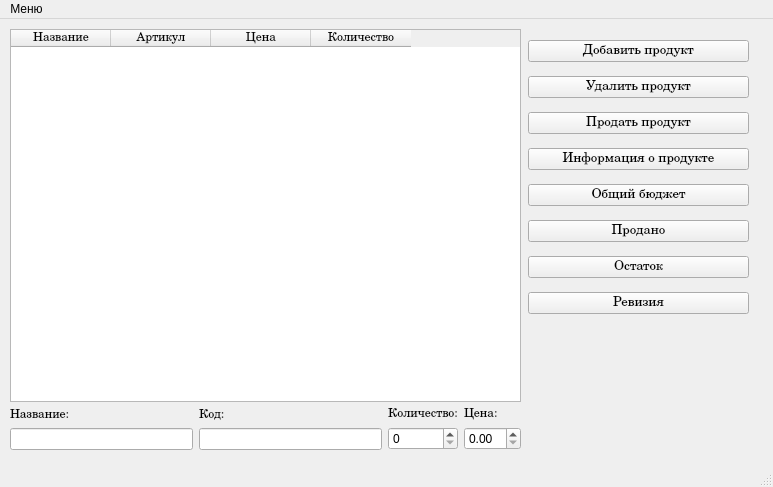
<?xml version="1.0" encoding="UTF-8"?>
<ui version="4.0">
 <class>Product</class>
 <widget class="QMainWindow" name="Product">
  <property name="geometry">
   <rect>
    <x>0</x>
    <y>0</y>
    <width>773</width>
    <height>487</height>
   </rect>
  </property>
  <property name="windowTitle">
   <string>MainWindow</string>
  </property>
  <widget class="QWidget" name="centralwidget">
   <widget class="QWidget" name="">
    <property name="geometry">
     <rect>
      <x>528</x>
      <y>13</y>
      <width>221</width>
      <height>291</height>
     </rect>
    </property>
    <layout class="QVBoxLayout" name="verticalLayout">
     <item>
      <widget class="QPushButton" name="addProduct">
       <property name="font">
        <font>
         <family>Century</family>
         <pointsize>10</pointsize>
        </font>
       </property>
       <property name="text">
        <string>Добавить продукт</string>
       </property>
      </widget>
     </item>
     <item>
      <widget class="QPushButton" name="deleteLProduct">
       <property name="font">
        <font>
         <family>Century</family>
         <pointsize>10</pointsize>
        </font>
       </property>
       <property name="text">
        <string>Удалить продукт</string>
       </property>
      </widget>
     </item>
     <item>
      <widget class="QPushButton" name="sellProduct">
       <property name="font">
        <font>
         <family>Century</family>
         <pointsize>10</pointsize>
        </font>
       </property>
       <property name="text">
        <string>Продать продукт</string>
       </property>
      </widget>
     </item>
     <item>
      <widget class="QPushButton" name="Information">
       <property name="font">
        <font>
         <family>Century</family>
         <pointsize>10</pointsize>
        </font>
       </property>
       <property name="text">
        <string>Информация о продукте</string>
       </property>
      </widget>
     </item>
     <item>
      <widget class="QPushButton" name="calculateTotalBudget">
       <property name="font">
        <font>
         <family>Century</family>
         <pointsize>10</pointsize>
        </font>
       </property>
       <property name="text">
        <string>Общий бюджет</string>
       </property>
      </widget>
     </item>
     <item>
      <widget class="QPushButton" name="sale">
       <property name="font">
        <font>
         <family>Century</family>
         <pointsize>10</pointsize>
        </font>
       </property>
       <property name="text">
        <string>Продано</string>
       </property>
      </widget>
     </item>
     <item>
      <widget class="QPushButton" name="Remains">
       <property name="font">
        <font>
         <family>Century</family>
         <pointsize>10</pointsize>
        </font>
       </property>
       <property name="text">
        <string>Остаток</string>
       </property>
      </widget>
     </item>
     <item>
      <widget class="QPushButton" name="revizion">
       <property name="font">
        <font>
         <family>Century</family>
         <pointsize>10</pointsize>
        </font>
       </property>
       <property name="text">
        <string>Ревизия</string>
       </property>
      </widget>
     </item>
    </layout>
   </widget>
   <widget class="QWidget" name="">
    <property name="geometry">
     <rect>
      <x>10</x>
      <y>10</y>
      <width>511</width>
      <height>421</height>
     </rect>
    </property>
    <layout class="QVBoxLayout" name="verticalLayout_6">
     <item>
      <widget class="QTableWidget" name="tableWidget">
       <property name="rowCount">
        <number>0</number>
       </property>
       <property name="columnCount">
        <number>4</number>
       </property>
       <column>
        <property name="text">
         <string>Название</string>
        </property>
        <property name="font">
         <font>
          <family>Century</family>
         </font>
        </property>
       </column>
       <column>
        <property name="text">
         <string>Артикул</string>
        </property>
        <property name="font">
         <font>
          <family>Century</family>
         </font>
        </property>
       </column>
       <column>
        <property name="text">
         <string>Цена</string>
        </property>
        <property name="font">
         <font>
          <family>Century</family>
         </font>
        </property>
       </column>
       <column>
        <property name="text">
         <string>Количество</string>
        </property>
        <property name="font">
         <font>
          <family>Century</family>
         </font>
        </property>
       </column>
      </widget>
     </item>
     <item>
      <layout class="QHBoxLayout" name="horizontalLayout">
       <item>
        <layout class="QVBoxLayout" name="verticalLayout_2">
         <item>
          <widget class="QLabel" name="label">
           <property name="font">
            <font>
             <family>Century</family>
             <pointsize>9</pointsize>
            </font>
           </property>
           <property name="text">
            <string>Название: </string>
           </property>
          </widget>
         </item>
         <item>
          <widget class="QLineEdit" name="nameLineEdit"/>
         </item>
        </layout>
       </item>
       <item>
        <layout class="QVBoxLayout" name="verticalLayout_3">
         <item>
          <widget class="QLabel" name="label_2">
           <property name="font">
            <font>
             <family>Century</family>
             <pointsize>9</pointsize>
            </font>
           </property>
           <property name="text">
            <string>Код:</string>
           </property>
          </widget>
         </item>
         <item>
          <widget class="QLineEdit" name="skuLineEdit"/>
         </item>
        </layout>
       </item>
       <item>
        <layout class="QVBoxLayout" name="verticalLayout_4">
         <item>
          <widget class="QLabel" name="label_3">
           <property name="font">
            <font>
             <family>Century</family>
             <pointsize>9</pointsize>
            </font>
           </property>
           <property name="text">
            <string>Количество:</string>
           </property>
          </widget>
         </item>
         <item>
          <widget class="QSpinBox" name="quantitySpinBox"/>
         </item>
        </layout>
       </item>
       <item>
        <layout class="QVBoxLayout" name="verticalLayout_5">
         <item>
          <widget class="QLabel" name="label_4">
           <property name="font">
            <font>
             <family>Century</family>
             <pointsize>9</pointsize>
            </font>
           </property>
           <property name="text">
            <string>Цена:</string>
           </property>
          </widget>
         </item>
         <item>
          <widget class="QDoubleSpinBox" name="priceSpinBox"/>
         </item>
        </layout>
       </item>
      </layout>
     </item>
    </layout>
   </widget>
  </widget>
  <widget class="QMenuBar" name="menubar">
   <property name="geometry">
    <rect>
     <x>0</x>
     <y>0</y>
     <width>773</width>
     <height>25</height>
    </rect>
   </property>
   <widget class="QMenu" name="menu">
    <property name="title">
     <string>Меню</string>
    </property>
   </widget>
   <addaction name="menu"/>
  </widget>
  <widget class="QStatusBar" name="statusbar"/>
 </widget>
 <resources/>
 <connections/>
</ui>
